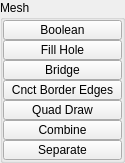
          <widget class="QGroupBox" name="Mesh">
           <property name="minimumSize">
            <size>
             <width>125</width>
             <height>0</height>
            </size>
           </property>
           <property name="maximumSize">
            <size>
             <width>125</width>
             <height>999</height>
            </size>
           </property>
           <property name="title">
            <string>Mesh</string>
           </property>
           <layout class="QVBoxLayout" name="verticalLayout_3">
            <property name="spacing">
             <number>0</number>
            </property>
            <property name="leftMargin">
             <number>0</number>
            </property>
            <property name="topMargin">
             <number>0</number>
            </property>
            <property name="rightMargin">
             <number>0</number>
            </property>
            <property name="bottomMargin">
             <number>0</number>
            </property>
            <item>
             <widget class="ToolButton" name="tb008">
              <property name="enabled">
               <bool>true</bool>
              </property>
              <property name="minimumSize">
               <size>
                <width>0</width>
                <height>20</height>
               </size>
              </property>
              <property name="maximumSize">
               <size>
                <width>999</width>
                <height>20</height>
               </size>
              </property>
              <property name="toolTip">
               <string>Preforms a boolean union on the selected polygon objects creating a new object</string>
              </property>
              <property name="text">
               <string>Boolean</string>
              </property>
              <property name="iconSize">
               <size>
                <width>18</width>
                <height>18</height>
               </size>
              </property>
             </widget>
            </item>
            <item>
             <widget class="QPushButton" name="b001">
              <property name="enabled">
               <bool>true</bool>
              </property>
              <property name="minimumSize">
               <size>
                <width>0</width>
                <height>20</height>
               </size>
              </property>
              <property name="maximumSize">
               <size>
                <width>999</width>
                <height>20</height>
               </size>
              </property>
              <property name="toolTip">
               <string>Cap holes modifier</string>
              </property>
              <property name="text">
               <string>Fill Hole</string>
              </property>
              <property name="iconSize">
               <size>
                <width>18</width>
                <height>18</height>
               </size>
              </property>
             </widget>
            </item>
            <item>
             <widget class="ToolButton" name="tb001">
              <property name="enabled">
               <bool>true</bool>
              </property>
              <property name="minimumSize">
               <size>
                <width>0</width>
                <height>20</height>
               </size>
              </property>
              <property name="maximumSize">
               <size>
                <width>999</width>
                <height>20</height>
               </size>
              </property>
              <property name="toolTip">
               <string>Create a bridge between two sets of edges or faces</string>
              </property>
              <property name="text">
               <string>Bridge</string>
              </property>
              <property name="iconSize">
               <size>
                <width>18</width>
                <height>18</height>
               </size>
              </property>
             </widget>
            </item>
            <item>
             <widget class="QPushButton" name="b021">
              <property name="enabled">
               <bool>true</bool>
              </property>
              <property name="minimumSize">
               <size>
                <width>0</width>
                <height>20</height>
               </size>
              </property>
              <property name="maximumSize">
               <size>
                <width>999</width>
                <height>20</height>
               </size>
              </property>
              <property name="toolTip">
               <string>Automatically build mesh between two selected edge borders.</string>
              </property>
              <property name="text">
               <string>Cnct Border Edges</string>
              </property>
              <property name="iconSize">
               <size>
                <width>18</width>
                <height>18</height>
               </size>
              </property>
             </widget>
            </item>
            <item>
             <widget class="QPushButton" name="b028">
              <property name="enabled">
               <bool>true</bool>
              </property>
              <property name="minimumSize">
               <size>
                <width>0</width>
                <height>20</height>
               </size>
              </property>
              <property name="maximumSize">
               <size>
                <width>999</width>
                <height>20</height>
               </size>
              </property>
              <property name="toolTip">
               <string>Enter quad draw tool</string>
              </property>
              <property name="text">
               <string>Quad Draw</string>
              </property>
              <property name="iconSize">
               <size>
                <width>18</width>
                <height>18</height>
               </size>
              </property>
             </widget>
            </item>
            <item>
             <widget class="ToolButton" name="tb002">
              <property name="enabled">
               <bool>true</bool>
              </property>
              <property name="minimumSize">
               <size>
                <width>0</width>
                <height>20</height>
               </size>
              </property>
              <property name="maximumSize">
               <size>
                <width>999</width>
                <height>20</height>
               </size>
              </property>
              <property name="toolTip">
               <string>Combine the selected polygon objects into one single object to allow operations such as merges or face trims</string>
              </property>
              <property name="text">
               <string>Combine</string>
              </property>
              <property name="iconSize">
               <size>
                <width>18</width>
                <height>18</height>
               </size>
              </property>
             </widget>
            </item>
            <item>
             <widget class="QPushButton" name="b002">
              <property name="enabled">
               <bool>true</bool>
              </property>
              <property name="minimumSize">
               <size>
                <width>0</width>
                <height>20</height>
               </size>
              </property>
              <property name="maximumSize">
               <size>
                <width>999</width>
                <height>20</height>
               </size>
              </property>
              <property name="toolTip">
               <string>Separates the selected polygonobject shells or the shells of any selected faces from the object into one object into distinct objects</string>
              </property>
              <property name="text">
               <string>Separate</string>
              </property>
              <property name="iconSize">
               <size>
                <width>18</width>
                <height>18</height>
               </size>
              </property>
             </widget>
            </item>
           </layout>
          </widget>
